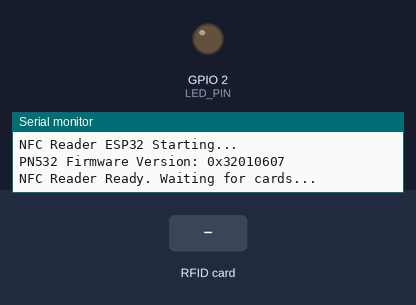
Bench run of a program on a simulated ESP32. Shown: output pins drawn as LEDs (lit = HIGH), the last lines printed to the serial monitor. The inputs (shaded band) are chosen by the test bench.

Above: at 4.2 s.
4.3 s: RFID card 5E 7A 19 C4 held to the reader
At 4.8 s:
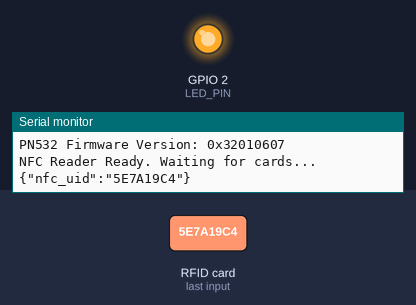
Timing chart, 0 to 7.3 s (numbered marks = the images above; inputs shaded):
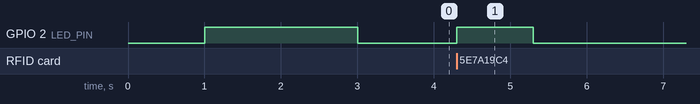

Measured:
- after the input at 4.3 s, GPIO 2 (LED_PIN): LOW → HIGH at once, → LOW 1.0 s later

The program:

main.cpp
```cpp
/**
 * NFC Reader ESP32 - PN532 버전
 *
 * 운동복 대여기용 NFC 리더
 * NFC UID를 읽어서 라즈베리파이로 시리얼 전송
 */

#include <Arduino.h>
#include <Wire.h>
#include <Adafruit_PN532.h>

// I2C 핀 설정
#define PN532_SDA 21
#define PN532_SCL 22

// PN532 초기화 (I2C)
Adafruit_PN532 nfc(PN532_SDA, PN532_SCL);

// LED (내장 LED 사용)
#define LED_PIN 2

void setup() {
  // 시리얼 초기화
  Serial.begin(115200);
  delay(1000);

  Serial.println("NFC Reader ESP32 Starting...");

  // LED 초기화
  pinMode(LED_PIN, OUTPUT);
  digitalWrite(LED_PIN, LOW);

  // NFC 모듈 초기화
  nfc.begin();

  uint32_t versiondata = nfc.getFirmwareVersion();
  if (!versiondata) {
    Serial.println("ERROR: PN532 not found!");
    Serial.println("Check I2C connections (SDA=21, SCL=22)");

    // 에러 표시 (LED 깜빡임)
    while (1) {
      digitalWrite(LED_PIN, HIGH);
      delay(200);
      digitalWrite(LED_PIN, LOW);
      delay(200);
    }
  }

  Serial.print("PN532 Firmware Version: 0x");
  Serial.println(versiondata, HEX);

  // NFC 리더 설정
  nfc.SAMConfig();

  Serial.println("NFC Reader Ready. Waiting for cards...");

  // 준비 완료 표시 (LED 2초 켜기)
  digitalWrite(LED_PIN, HIGH);
  delay(2000);
  digitalWrite(LED_PIN, LOW);
}

void loop() {
  uint8_t uid[] = { 0, 0, 0, 0, 0, 0, 0 };
  uint8_t uidLength;

  // NFC 태그 감지 (타임아웃 100ms)
  bool success = nfc.readPassiveTargetID(PN532_MIFARE_ISO14443A, uid, &uidLength, 100);

  if (success) {
    // LED 켜기 (태그 감지)
    digitalWrite(LED_PIN, HIGH);

    // UID를 16진수 문자열로 변환
    String uidStr = "";
    for (uint8_t i = 0; i < uidLength; i++) {
      if (uid[i] < 0x10) uidStr += "0";
      uidStr += String(uid[i], HEX);
    }
    uidStr.toUpperCase();

    // 라즈베리파이로 전송 (JSON 형식)
    Serial.print("{\"nfc_uid\":\"");
    Serial.print(uidStr);
    Serial.println("\"}");

    // 중복 읽기 방지 (1초 대기)
    delay(1000);

    // LED 끄기
    digitalWrite(LED_PIN, LOW);
  }

  delay(100);
}
```
